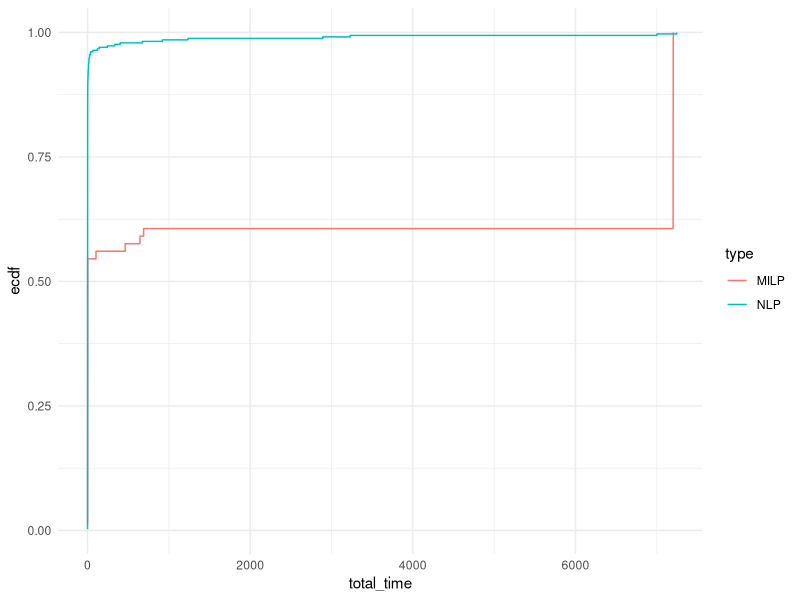
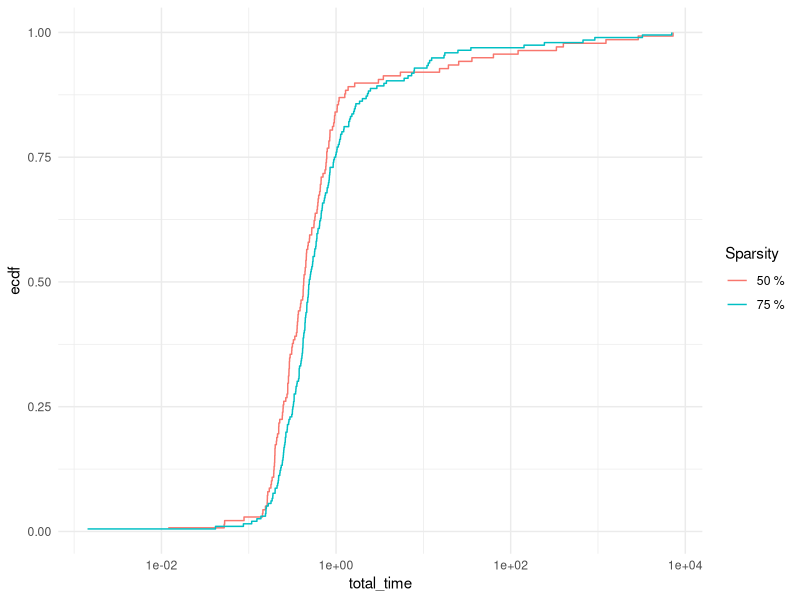
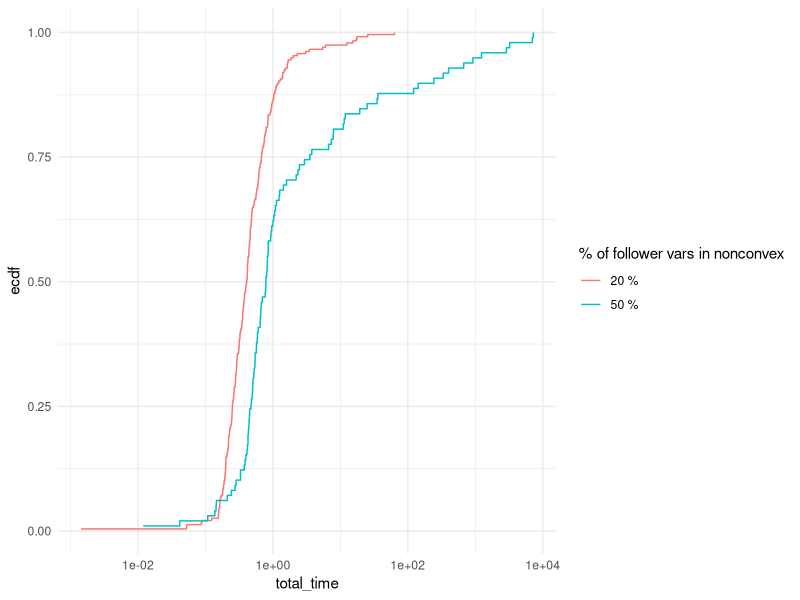
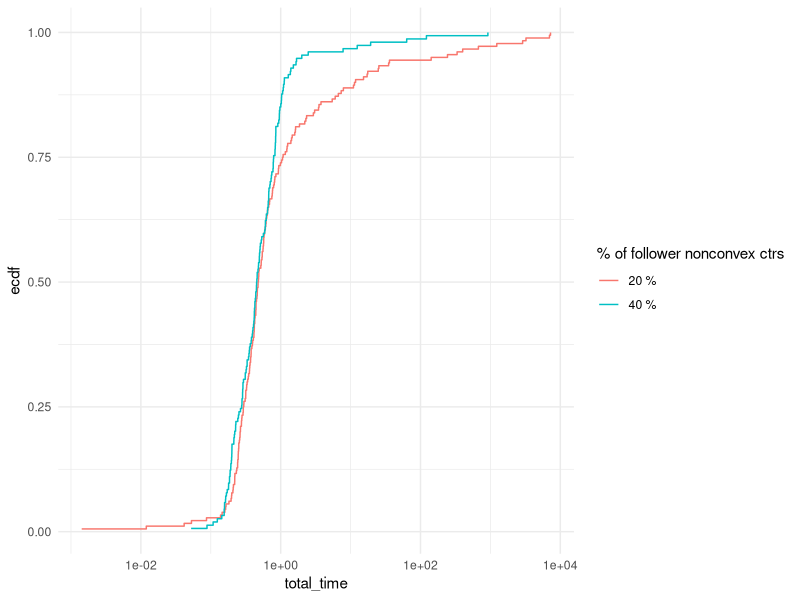

The R source for these figures, in order:
## ---- chunk 1
library(rmarkdown)
library(kableExtra)
library(ggplot2)
library(stringr)
suppressPackageStartupMessages(library(dplyr))
## ---- chunk 2
results = read.table("./results.csv", header = FALSE, sep = ',')
colnames(results) <- c("tag", "instance", "n_leader_vars", "n_leader_ctrs", "n_follower_vars", "n_follower_ctrs", "n_uncertainty_vars", "n_uncertainty_ctrs", "n_second_stage_vars", "n_second_stage_ctrs", "total_time", "master_time", "adversarial_time", "best_bound", "best_obj", "n_iterations", "repeated_scenario", "blank")
results = results %>% mutate(type = ifelse(grepl("milp", instance, ignore.case = TRUE), "MILP", "NLP"))
results$tag = NULL
results$blank = NULL
results$gap_percent = (results$best_obj - results$best_bound) / results$best_obj * 100
## ---- chunk 3
paged_table(results)
## ---- chunk 4
# Solved instances
solved_summary <- results %>%
  filter(total_time < 7200) %>%
  group_by(type, n_leader_vars, n_leader_ctrs, n_follower_vars, n_follower_ctrs) %>%
  summarise(
    solved_avg_total_time = mean(total_time),
    solved_avg_master_time = mean(master_time),
    solved_avg_adversarial_time = mean(adversarial_time),
    solved_avg_n_iterations = mean(n_iterations),
    solved_avg_gap = mean(gap_percent),
    solved_count = n(),
    .groups = "drop"
  )

# Failed instances
failed_summary <- results %>%
  filter(repeated_scenario == 1) %>%
  group_by(type, n_leader_vars, n_leader_ctrs, n_follower_vars, n_follower_ctrs) %>%
  summarise(
    failed_avg_total_time = mean(total_time),
    failed_avg_n_iterations = mean(n_iterations),
    failed_avg_gap = mean(gap_percent),
    failed_count = n(),
    .groups = "drop"
  )

# Unsolved instances
unsolved_summary <- results %>%
  filter(!(total_time < 7200) & !(repeated_scenario == 1)) %>%
  group_by(type, n_leader_vars, n_leader_ctrs, n_follower_vars, n_follower_ctrs) %>%
  summarise(
    unsolved_avg_n_iterations = mean(n_iterations),
    unsolved_avg_gap = mean(gap_percent),
    unsolved_count = n(),
    .groups = "drop"
  )

# Merge summaries
final_summary <- full_join(solved_summary, failed_summary, by = c("type", "n_leader_vars", "n_leader_ctrs", "n_follower_vars", "n_follower_ctrs")) %>%
  full_join(unsolved_summary, by = c("type", "n_leader_vars", "n_leader_ctrs", "n_follower_vars", "n_follower_ctrs")) %>%
  arrange(type, n_leader_vars, n_leader_ctrs, n_follower_vars, n_follower_ctrs)


# Replace NAs with 0 for counts
#final_summary[is.na(final_summary)] <- "-"

options(knitr.kable.NA = '--')

# Print the final summary
kable(final_summary, 
      format = "html",
      col.names = c("Type", "N. Var.", "N. Ctr.", "N. Var.", "N. Ctr.", "Total", "Master", "Separation", "N. Iterations", "Gap (%)", "Count", "Total", "N. Iterations", "Gap (%)", "Count", "N. Iterations", "Gap (%)", "Count"),
      digits = c(matrix(0, ncol = 5), matrix(2, ncol = 5), 0, matrix(2, ncol = 3), 0, matrix(2, ncol = 2), 0)) %>%
  kable_classic(full_width = F, html_font = "Cambria") %>%
  add_header_above(c(" ", "Leader" = 2, "Follower" = 2, "Time" = 3, " " = 3, "Time", " " = 6)) %>%
  add_header_above(c("Instance" = 5, "Solved" = 6, "Failed" = 4, "Unsolved" = 3))

## ---- chunk 5
ggplot(results[results$repeated_scenario == 0,], aes(x = total_time, col = type)) + 
  stat_ecdf(pad = FALSE) +
  coord_cartesian(xlim = c(0,7200)) +
  theme_minimal()
## ---- chunk 6
nlp_results = results[results$type == "NLP",]

matches = str_match(nlp_results$instance, "_p(\\d+)_k(\\d+)_s(\\d+)\\.")

# Extract the parameters from the matches
nlp_results$param_p <- as.integer(matches[, 2])
nlp_results$param_k <- as.integer(matches[, 3])
nlp_results$param_s <- as.integer(matches[, 4])
## ---- chunk 7
ggplot(nlp_results[nlp_results$repeated_scenario == 0,], aes(x = total_time, col = paste0(param_s, " %"))) + 
  stat_ecdf(pad = FALSE) +
  # coord_cartesian(xlim = c(0,7200)) +
  scale_x_log10() +
  theme_minimal() +
  labs(color = "Sparsity")
## ---- chunk 8
ggplot(nlp_results[nlp_results$repeated_scenario == 0,], aes(x = total_time, col = paste0(param_p, " %"))) + 
  stat_ecdf(pad = FALSE) +
  # coord_cartesian(xlim = c(0,7200)) +
  scale_x_log10() +
  theme_minimal() +
  labs(color = "% of follower vars in nonconvex")
## ---- chunk 9
ggplot(nlp_results[nlp_results$repeated_scenario == 0,], aes(x = total_time, col = paste0(param_k, " %"))) + 
  stat_ecdf(pad = FALSE) +
  # coord_cartesian(xlim = c(0,7200)) +
  scale_x_log10() +
  theme_minimal() +
  labs(color = "% of follower nonconvex ctrs")
